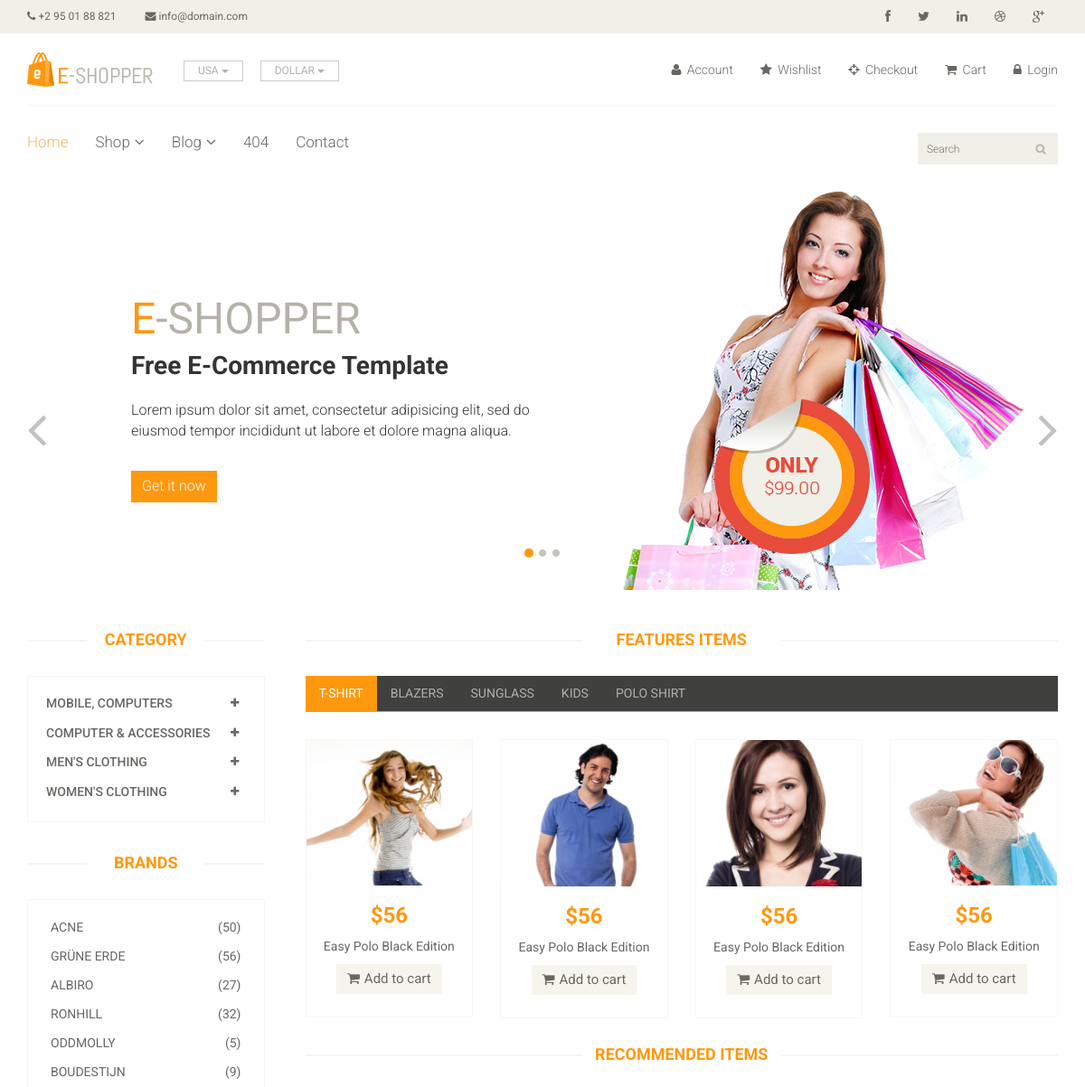
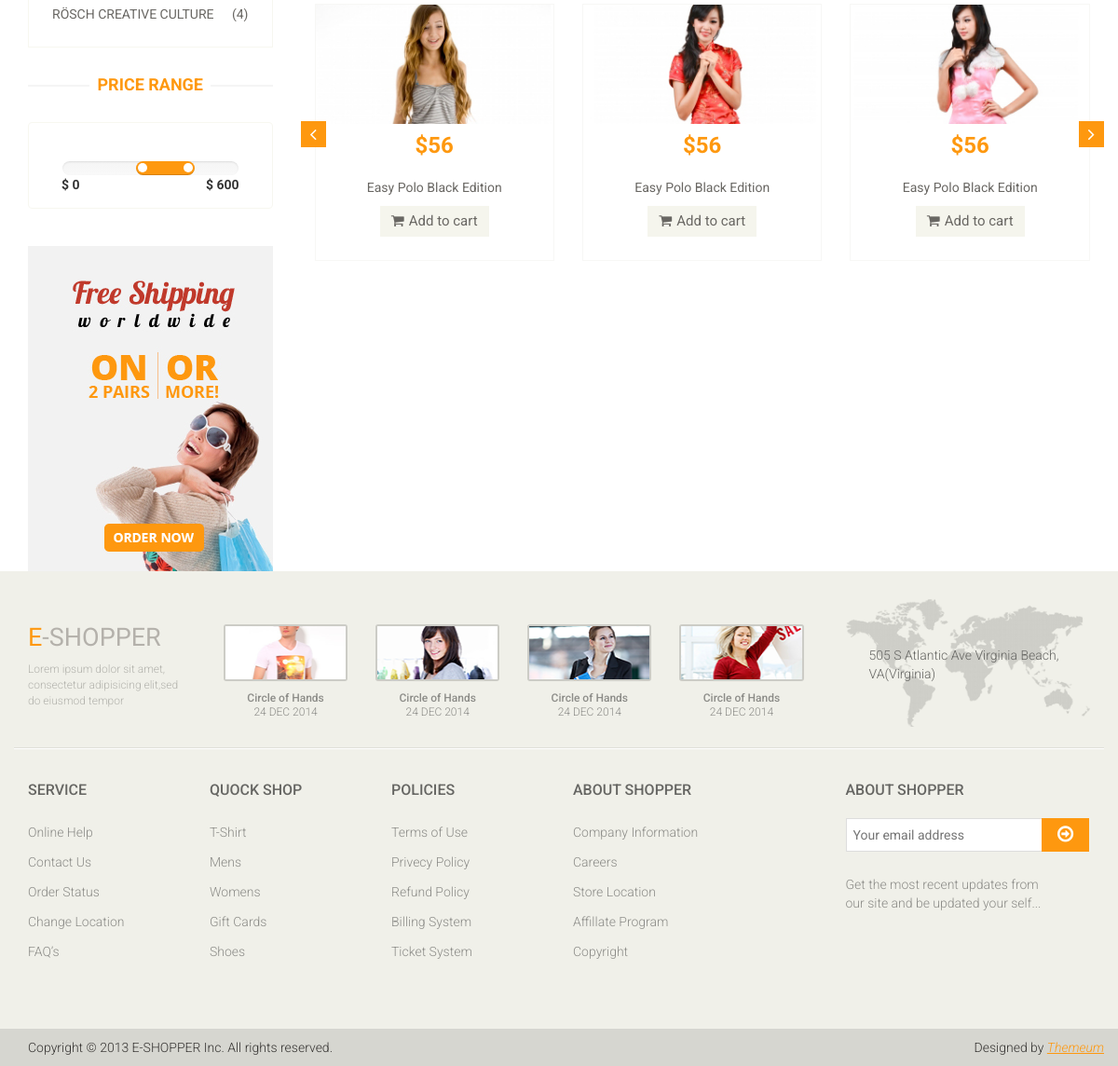
/?category=1, run on the app's committed database (2 pictures, top to bottom).
### App/models.py (models this page shows, shortened)
class Category(models.Model):
    name = models.CharField(max_length=150)

### E_Shop/views.py (the view)
# urls.py: path('', views.Index, name='index'),
def Index(request):
    category = Category.objects.all()
    category_id = request.GET.get('category')
    if category_id:
        product = Product.objects.filter(sub_category=category_id).order_by('-id')
    else:
        product = Product.objects.all()
    context = {
        'category': category,
        'product': product,
    }
    return render(request, 'index.html', context)

### templates/index.html (shortened to what this page needs)
{% extends 'master.html' %}
{% block content %}
<section id="slider">
   <div class="container">
      <div class="row">
         <div class="col-sm-12">
            <div id="slider-carousel" class="carousel slide" data-ride="carousel">
               <ol class="carousel-indicators">
                  <li data-target="#slider-carousel" data-slide-to="0" class="active"></li>
                  <li data-target="#slider-carousel" data-slide-to="1"></li>
                  <li data-target="#slider-carousel" data-slide-to="2"></li>
               </ol>
               <div class="carousel-inner">
                  <div class="item active">
                     <div class="col-sm-6">
                        <h1><span>E</span>-SHOPPER</h1>
                        <h2>Free E-Commerce Template</h2>
                        <p>Lorem ipsum dolor sit amet, consectetur adipisicing elit, sed do eiusmod tempor incididunt ut labore et dolore magna aliqua. </p>
                        <button type="button" class="btn btn-default get">Get it now</button>
                     </div>
                     <div class="col-sm-6">
                        <img src="/static/images/home/girl1.jpg" class="girl img-responsive" alt="" />
                        <img src="/static/images/home/pricing.png"  class="pricing" alt="" />
                     </div>
                  </div>
               </div>
               <a href="#slider-carousel" class="left control-carousel hidden-xs" data-slide="prev">
               <i class="fa fa-angle-left"></i>
               </a>
               <a href="#slider-carousel" class="right control-carousel hidden-xs" data-slide="next">
               <i class="fa fa-angle-right"></i>
               </a>
            </div>
         </div>
      </div>
   </div>
</section>
<section>
   <div class="container">
   <div class="row">
      <div class="col-sm-3">
         <div class="left-sidebar">
            <h2>Category</h2>
            <div class="panel-group category-products" id="accordian">
               {% for cat in category %}
               <div class="panel panel-default">
                  <div class="panel-heading">
                     <h4 class="panel-title">
                        <a data-toggle="collapse" data-parent="#accordian" href="#{{cat.id}}">
                        <span class="badge pull-right"><i class="fa fa-plus"></i></span>
                        {{cat.name}}
                        </a>
                     </h4>
                  </div>
			   </div>
                  {% endfor %}
               </div>
               <div class="brands_products">
                  <h2>Brands</h2>
                  <div class="brands-name">
                     <ul class="nav nav-pills nav-stacked">
                        <li><a href="#"> <span class="pull-right">(50)</span>Acne</a></li>
                        <li><a href="#"> <span class="pull-right">(56)</span>Grüne Erde</a></li>
                        <li><a href="#"> <span class="pull-right">(27)</span>Albiro</a></li>
                        <li><a href="#"> <span class="pull-right">(32)</span>Ronhill</a></li>
                        <li><a href="#"> <span class="pull-right">(5)</span>Oddmolly</a></li>
                        <li><a href="#"> <span class="pull-right">(9)</span>Boudestijn</a></li>
                        <li><a href="#"> <span class="pull-right">(4)</span>Rösch creative culture</a></li>
                     </ul>
                  </div>
               </div>
               <div class="price-range">
                  <h2>Price Range</h2>
                  <div class="well text-center">
                     <input type="text" class="span2" value="" data-slider-min="0" data-slider-max="600" data-slider-step="5" data-slider-value="[250,450]" id="sl2" ><br />
                     <b class="pull-left">$ 0</b> <b class="pull-right">$ 600</b>
                  </div>
               </div>
               <div class="shipping text-center">
                  <img src="/static/images/home/shipping.jpg" alt="" />
               </div>
            </div>
         </div>
         <div class="col-sm-9 padding-right">
            <div class="features_items">
               <h2 class="title text-center">Features Items</h2>
            </div>
            <div class="category-tab">
               <div class="col-sm-12">
                  <ul class="nav nav-tabs">
                     <li class="active"><a href="#tshirt" data-toggle="tab">T-Shirt</a></li>
                     <li><a href="#blazers" data-toggle="tab">Blazers</a></li>
                     <li><a href="#sunglass" data-toggle="tab">Sunglass</a></li>
                     <li><a href="#kids" data-toggle="tab">Kids</a></li>
                     <li><a href="#poloshirt" data-toggle="tab">Polo shirt</a></li>
                  </ul>
               </div>
               <div class="tab-content">
                  <div class="tab-pane fade active in" id="tshirt" >
                     <div class="col-sm-3">
                        <div class="product-image-wrapper">
                           <div class="single-products">
                              <div class="productinfo text-center">
                                 <img src="/static/images/home/gallery1.jpg" alt="" />
                                 <h2>$56</h2>
                                 <p>Easy Polo Black Edition</p>
                                 <a href="#" class="btn btn-default add-to-cart"><i class="fa fa-shopping-cart"></i>Add to cart</a>
                              </div>
                           </div>
                        </div>
                     </div>
                     <div class="col-sm-3">
                        <div class="product-image-wrapper">
                           <div class="single-products">
                              <div class="productinfo text-center">
                                 <img src="/static/images/home/gallery2.jpg" alt="" />
                                 <h2>$56</h2>
                                 <p>Easy Polo Black Edition</p>
                                 <a href="#" class="btn btn-default add-to-cart"><i class="fa fa-shopping-cart"></i>Add to cart</a>
                              </div>
                           </div>
                        </div>
                     </div>
                     <div class="col-sm-3">
                        <div class="product-image-wrapper">
                           <div class="single-products">
                              <div class="productinfo text-center">
                                 <img src="/static/images/home/gallery3.jpg" alt="" />
                                 <h2>$56</h2>
                                 <p>Easy Polo Black Edition</p>
                                 <a href="#" class="btn btn-default add-to-cart"><i class="fa fa-shopping-cart"></i>Add to cart</a>
                              </div>
                           </div>
                        </div>
                     </div>
                     <div class="col-sm-3">
                        <div class="product-image-wrapper">
                           <div class="single-products">
                              <div class="productinfo text-center">
                                 <img src="/static/images/home/gallery4.jpg" alt="" />
                                 <h2>$56</h2>
                                 <p>Easy Polo Black Edition</p>
                                 <a href="#" class="btn btn-default add-to-cart"><i class="fa fa-shopping-cart"></i>Add to cart</a>
                              </div>
                           </div>
                        </div>
                     </div>
                  </div>
               </div>
            </div>
            <div class="recommended_items">
               <h2 class="title text-center">recommended items</h2>
               <div id="recommended-item-carousel" class="carousel slide" data-ride="carousel">
                  <div class="carousel-inner">
                     <div class="item active">
                        <div class="col-sm-4">
                           <div class="product-image-wrapper">
                              <div class="single-products">
                                 <div class="productinfo text-center">
                                    <img src="/static/images/home/recommend1.jpg" alt="" />
                                    <h2>$56</h2>
                                    <p>Easy Polo Black Edition</p>
                                    <a href="#" class="btn btn-default add-to-cart"><i class="fa fa-shopping-cart"></i>Add to cart</a>
                                 </div>
                              </div>
                           </div>
                        </div>
                        <div class="col-sm-4">
                           <div class="product-image-wrapper">
                              <div class="single-products">
                                 <div class="productinfo text-center">
                                    <img src="/static/images/home/recommend2.jpg" alt="" />
                                    <h2>$56</h2>
                                    <p>Easy Polo Black Edition</p>
                                    <a href="#" class="btn btn-default add-to-cart"><i class="fa fa-shopping-cart"></i>Add to cart</a>
                                 </div>
                              </div>
                           </div>
                        </div>
                        <div class="col-sm-4">
                           <div class="product-image-wrapper">
                              <div class="single-products">
                                 <div class="productinfo text-center">
                                    <img src="/static/images/home/recommend3.jpg" alt="" />
                                    <h2>$56</h2>
                                    <p>Easy Polo Black Edition</p>
                                    <a href="#" class="btn btn-default add-to-cart"><i class="fa fa-shopping-cart"></i>Add to cart</a>
                                 </div>
                              </div>
                           </div>
                        </div>
                     </div>
                  </div>
                  <a class="left recommended-item-control" href="#recommended-item-carousel" data-slide="prev">
                  <i class="fa fa-angle-left"></i>
                  </a>
                  <a class="right recommended-item-control" href="#recommended-item-carousel" data-slide="next">
                  <i class="fa fa-angle-right"></i>
                  </a>
               </div>
            </div>
         </div>
      </div>
   </div>
</section>
{% endblock %}

### data on the page
Category: name "MOBILE, COMPUTERS"
Category: name "COMPUTER & ACCESSORIES"
Category: name "MEN'S CLOTHING"
Category: name "WOMEN'S CLOTHING"
